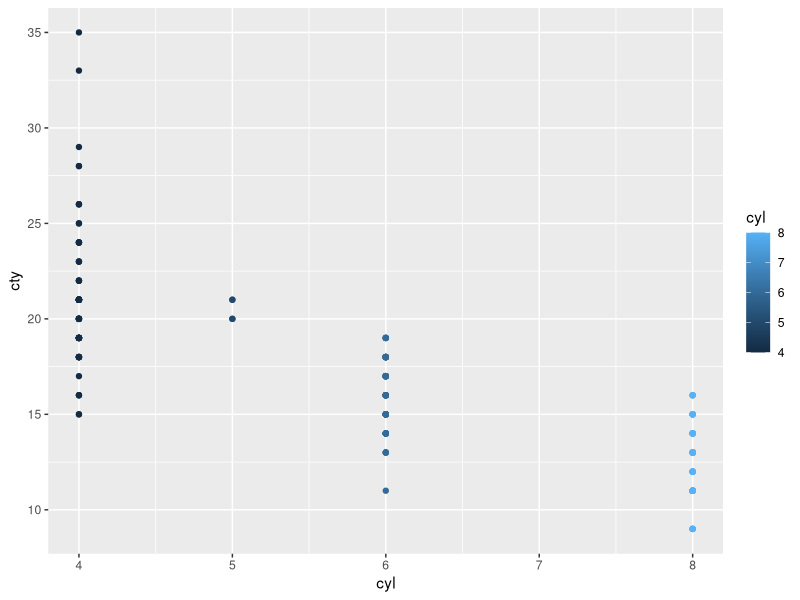
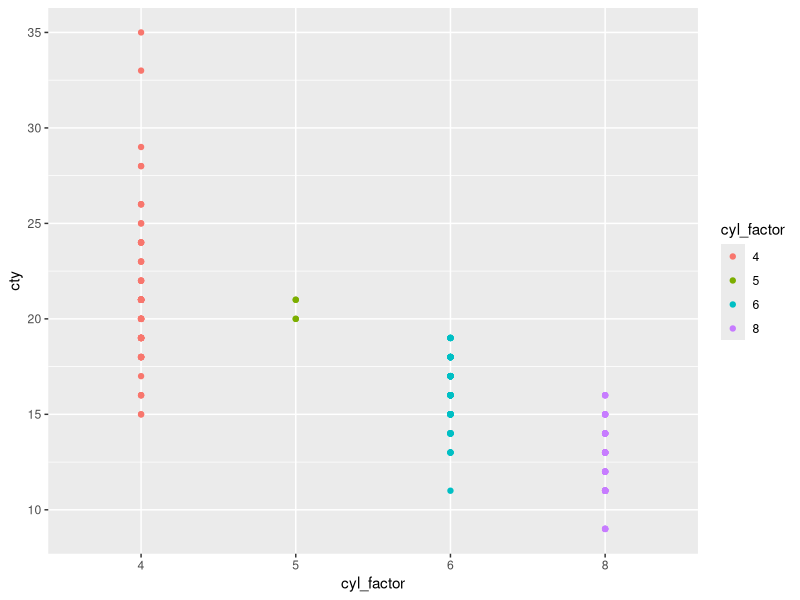

Here is the R script that generated these plots, in order: (Note: this script raises an error after producing the figures.)
## ---- chunk 1
library(tidyverse)

mpg %>% mutate(cyl_factor = factor(cyl))
## ---- chunk 2
mpg %>% mutate(cyl_factor = factor(cyl)) %>% str()
## ---- chunk 3
mpg %>% mutate(cyl_factor=factor(cyl)) %>% head()
## ---- chunk 4
mpg %>% arrange(cyl) %>% mutate(cyl_factor = factor(cyl)) %>% str()
## ---- chunk 5
mpg %>% ggplot(aes(x=cyl,y=cty)) + geom_point(aes(col=cyl))
## ---- chunk 6
mpg %>% mutate(cyl_factor=factor(cyl)) %>% 
  ggplot(aes(x=cyl_factor, y=cty)) + 
  geom_point(aes(col=cyl_factor))
## ---- chunk 7

numeric_vector <- c(4,5,6,7,8)

factor_vector <- factor(c(4,5,6,7,8))


sum(numeric_vector)

sum(factor_vector)
## ---- chunk 8
mpg_cyl_relevel <- mpg %>% 
  mutate(cyl_factor=factor(cyl)) %>% 
  mutate(cyl_factor = fct_relevel( cyl_factor, '8','6','5','4')) 
  
mpg_cyl_relevel %>% str()
## ---- chunk 9
mpg_cyl_relevel %>%   ggplot(aes(x=cyl_factor, y=cty)) + geom_point(aes(col=cyl_factor))
## ---- chunk 10
mpg_class_factor <- mpg %>% 
  mutate(class_factor = factor(class)) %>% 
  mutate(class_factor = fct_relevel(class_factor, 'compact', 'subcompact')) 

mpg_class_factor %>% 
  ggplot(aes(x=cty,y=hwy)) + 
  geom_point(aes(col=class_factor)) +
  facet_wrap(~class_factor, scales='free') 
## ---- chunk 11
mpg %>% 
  ggplot(aes(y=class)) + geom_bar()
## ---- chunk 12
mpg_class_relevel <- mpg %>% 
  mutate(class_factor= factor(class)) %>% 
  mutate(class_factor_relevel  = fct_relevel(class_factor,'compact','subcompact'))

mpg_class_relevel %>%  ggplot(aes(y=class_factor_relevel)) + geom_bar()
## ---- chunk 13
mpg_class_relevel_rev <- mpg_class_relevel %>% 
                         mutate(class_factor_relevel_rev  = fct_rev(class_factor_relevel))

mpg_class_relevel_rev %>% ggplot(aes(y=class_factor_relevel_rev)) + geom_bar()
## ---- chunk 14
mpg_class_relevel_rev %>% 
  ggplot(aes(y=class_factor_relevel_rev)) + 
  geom_bar(aes(fill=class_factor_relevel_rev))
## ---- chunk 15
mpg_class_relevel_rev %>% 
  ggplot(aes(y=class_factor_relevel_rev)) + 
  geom_bar(aes(fill=class_factor_relevel_rev)) +
  guides(fill = guide_legend( reverse=T ))
## ---- chunk 16
complete_table <- read_tsv('data_files/complete_table.tsv')
## ---- chunk 17
complete_table %>% 
  ggplot(aes(x = logFC, y = symbol)) +
  geom_col(aes(fill = DESCRIPTION), show.legend = FALSE) +
  geom_vline(xintercept = 0, lty=2) +
  facet_wrap(~DESCRIPTION, scales='free_y', ncol=1) +
  xlim(-10,10) 
## ---- chunk 18
FUT_genes <- paste('FUT', c(1,2,4:10), sep="")
## ---- chunk 19
complete_table_relvl <- complete_table %>% 
  mutate(sym_fct  = factor(symbol)) %>% 
  mutate(sym_fct_relevel = fct_relevel(sym_fct, FUT_genes)) 
## ---- chunk 20
complete_table_relvl %>% select(contains('sym')) %>% str()
## ---- chunk 21
complete_table_update <- complete_table_relvl %>% 
  mutate(sym_fct_rev = fct_rev(sym_fct_relevel)) 
## ---- chunk 22

complete_table_update %>% 
  ggplot(aes(x = logFC, y = sym_fct_rev)) +
  geom_col(aes(fill = DESCRIPTION), show.legend = FALSE) +
  geom_vline(xintercept = 0, lty=2) +
  facet_wrap(~DESCRIPTION, scales='free_y', ncol=1) +
  xlim(-10,10) + 
  ylab('symbol')
